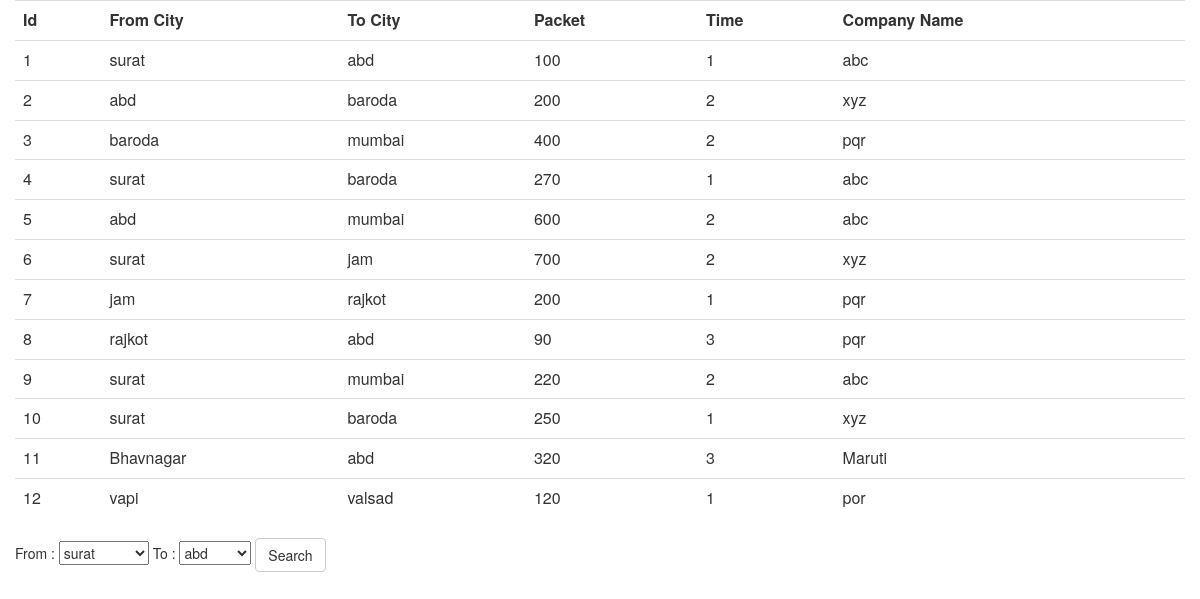
The page / on the database its author committed.
### tables this page shows
CREATE TABLE IF NOT EXISTS `tbl_route` (
  `id` int(11) NOT NULL AUTO_INCREMENT,
  `company_name` text NOT NULL,
  `from_city` text NOT NULL,
  `to_city` text NOT NULL,
  `packet` int(11) NOT NULL,
  `time` text NOT NULL,
  PRIMARY KEY (`id`)
);

### index.php (the view, shortened to what this page needs)
<link rel="stylesheet" href="bootstrap.css">
<?php
$connect = mysqli_connect("localhost","root","root","db_city_practice") or die(mysqli_error($connect));
$select_query = "SELECT * FROM tbl_route";
$resource = mysqli_query($connect, $select_query);
$all_data = array();
while ($row = mysqli_fetch_assoc($resource))
    $all_data[] = $row;
$query_from = "SELECT DISTINCT `from_city` from tbl_route";
$res_from = mysqli_query($connect, $query_from);
$from_data = array();
while($row = mysqli_fetch_assoc($res_from))
    $from_data[] = $row;
$query_to = "SELECT DISTINCT `to_city` from tbl_route";
$res_to = mysqli_query($connect, $query_to);
$to_data = array();
while($row = mysqli_fetch_assoc($res_to))
    $to_data[] = $row;
?>
<div class="col-md-12">
<table class="table">
  <th>Id</th>
  <th>From City</th>
  <th>To City</th>
  <th>Packet</th>
  <th>Time</th>
  <th>Company Name</th>
  <?php
  foreach ($all_data as $data) {
  ?>
  <tr>
      <td><?=$data['id']?></td>
      <td><?=$data['from_city']?></td>
      <td><?=$data['to_city']?></td>
      <td><?=$data['packet']?></td>
      <td><?=$data['time']?></td>
      <td><?=$data['company_name']?></td>
  </tr>
  <?php } ?>
</table>
</div>
<div class="col-md-12">
    <form method="post">
        From :
        <select class="select" name="src">
            <?php
            foreach($from_data as $data){
            ?>
            <option <?php if (isset($_POST['src']) && $_POST['src'] == $data['from_city']) {
                echo 'selected';
            } ?>  value="<?=$data['from_city']?>"><?=$data['from_city']?></option>
            <?php } ?>
        </select>
        To :
        <select class="select" name="dest">
            <?php
            foreach($to_data as $data){
            ?>
            <option  <?php if (isset($_POST['dest']) && $_POST['dest'] == $data['to_city']) {
                echo 'selected';
            } ?> value="<?=$data['to_city']?>"><?=$data['to_city']?></option>
            <?php } ?>
        </select>
        <button type="Submit" name="submit" value="submit" class="btn btn-default">
            Search
        </button>
    </form>
</div>

### rows shown on the page
tbl_route: id "1", from_city "surat", to_city "abd", packet "100", time "1", company_name "abc"
tbl_route: id "2", from_city "abd", to_city "baroda", packet "200", time "2", company_name "xyz"
tbl_route: id "3", from_city "baroda", to_city "mumbai", packet "400", time "2", company_name "pqr"
tbl_route: id "4", from_city "surat", to_city "baroda", packet "270", time "1", company_name "abc"
tbl_route: id "5", from_city "abd", to_city "mumbai", packet "600", time "2", company_name "abc"
tbl_route: id "6", from_city "surat", to_city "jam", packet "700", time "2", company_name "xyz"
tbl_route: id "7", from_city "jam", to_city "rajkot", packet "200", time "1", company_name "pqr"
tbl_route: id "8", from_city "rajkot", to_city "abd", packet "90", time "3", company_name "pqr"
tbl_route: id "9", from_city "surat", to_city "mumbai", packet "220", time "2", company_name "abc"
tbl_route: id "10", from_city "surat", to_city "baroda", packet "250", time "1", company_name "xyz"
tbl_route: id "11", from_city "Bhavnagar", to_city "abd", packet "320", time "3", company_name "Maruti"
tbl_route: id "12", from_city "vapi", to_city "valsad", packet "120", time "1", company_name "por"

### other values the page prints
form field src "surat"
form field dest "abd"
